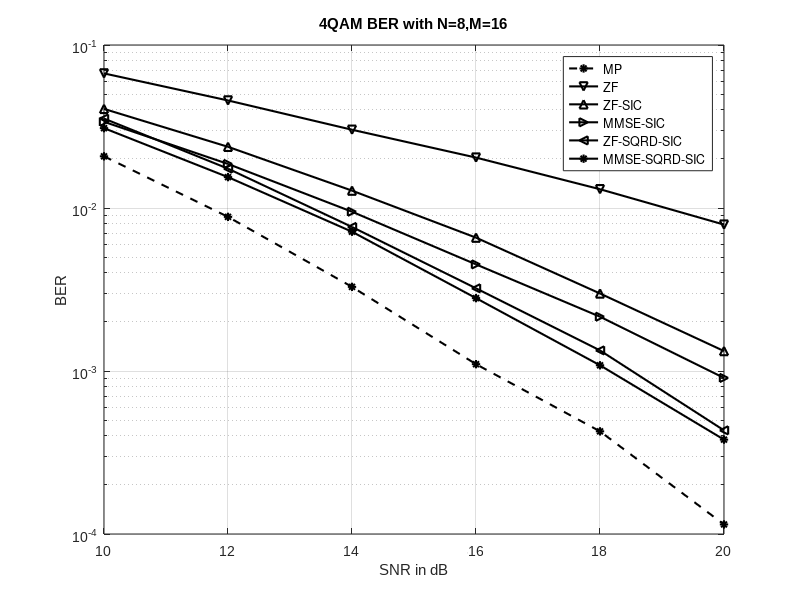
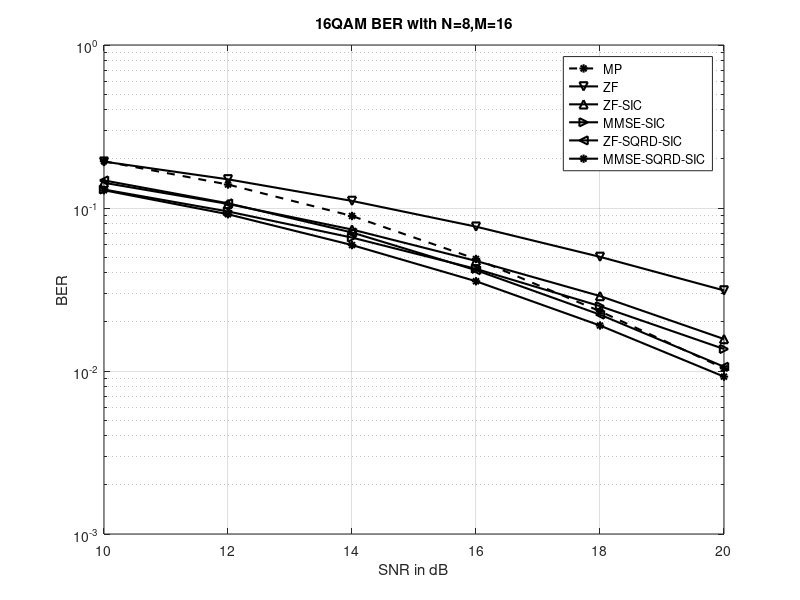
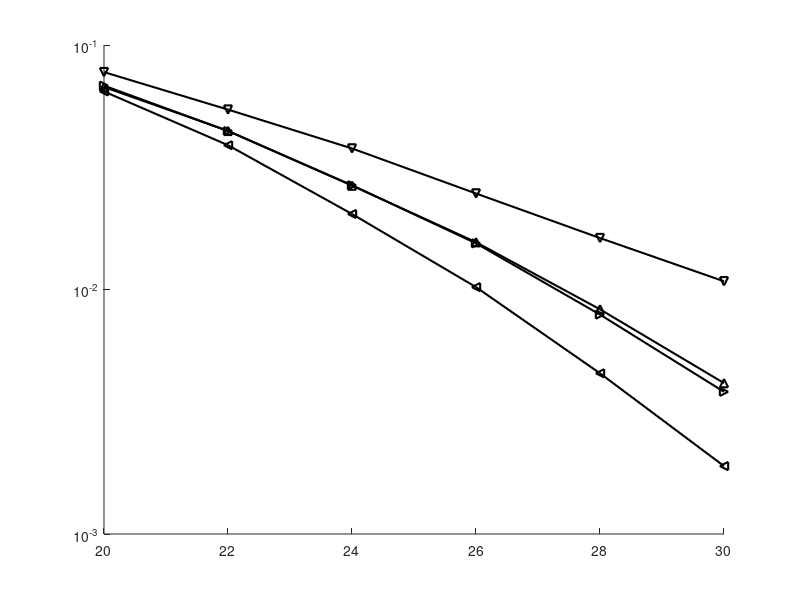

The MATLAB source for these figures, in order: (Note: this script raises an error after producing the figures.)
linewidth = 1.5;
figure
load('OTFS_4QAM_MN16x8_10_2_20_MP.mat')
semilogy(SNR_dB, err_ber_fram,'k--*','LineWidth',linewidth);
hold on
load('OTFS_4QAM_MN16x8_10_2_20_ZF.mat')
semilogy(SNR_dB, err_ber_fram,'k-v','LineWidth',linewidth);
load('OTFS_4QAM_MN16x8_10_2_20_ZFSIC.mat')
semilogy(SNR_dB, err_ber_fram,'k-^','LineWidth',linewidth);
load('OTFS_4QAM_MN16x8_10_2_20_MMSESIC.mat')
semilogy(SNR_dB, err_ber_fram,'k->','LineWidth',linewidth);
load('OTFS_4QAM_MN16x8_10_2_20_SQRD_ZFSIC.mat');
semilogy(SNR_dB, err_ber_fram,'k-<','LineWidth',linewidth);
load('OTFS_4QAM_MN16x8_10_2_20_SQRD_MMSESIC.mat');
semilogy(SNR_dB, err_ber_fram,'k-*','LineWidth',linewidth);


hold off
title(sprintf('4QAM BER with N=8,M=16'))
ylabel('BER'); xlabel('SNR in dB');grid on
legend('MP','ZF','ZF-SIC','MMSE-SIC','ZF-SQRD-SIC','MMSE-SQRD-SIC');
% set(gcf,'Color','none');
set(gca, 'FontName', 'Arial')
% export_fig 4QAM.eps
% export_fig 4QAM.pdf

figure 
load('OTFS_16QAM_MN16x8_10_2_20_MP.mat')
semilogy(SNR_dB, err_ber_fram,'k--*','LineWidth',linewidth);
hold on
load('OTFS_16QAM_MN16x8_10_2_20_ZF.mat')
semilogy(SNR_dB, err_ber_fram,'k-v','LineWidth',linewidth);
load('OTFS_16QAM_MN16x8_10_2_20_ZFSIC.mat')
semilogy(SNR_dB, err_ber_fram,'k-^','LineWidth',linewidth);
load('OTFS_16QAM_MN16x8_10_2_20_MMSESIC.mat')
semilogy(SNR_dB, err_ber_fram,'k->','LineWidth',linewidth);
load('OTFS_16QAM_MN16x8_10_2_20_SQRD_ZFSIC.mat');
semilogy(SNR_dB, err_ber_fram,'k-<','LineWidth',linewidth);
load('OTFS_16QAM_MN16x8_10_2_20_SQRD_MMSESIC.mat');
semilogy(SNR_dB, err_ber_fram,'k-*','LineWidth',linewidth);
hold off
title(sprintf('16QAM BER with N=8,M=16'))
ylabel('BER'); xlabel('SNR in dB');grid on
legend('MP','ZF','ZF-SIC','MMSE-SIC','ZF-SQRD-SIC','MMSE-SQRD-SIC');
% set(gcf,'Color','none');
% set(gca, 'FontName', 'Arial')
% export_fig 16QAM.eps
% export_fig 16QAM.pdf

figure 
% load('OTFS_64QAM_MN16x8_20_2_30_MP.mat')
% semilogy(SNR_dB, err_ber_fram,'k--*','LineWidth',linewidth);
hold on
load('OTFS_64QAM_MN16x8_20_2_30_ZF.mat')
semilogy(SNR_dB, err_ber_fram,'k-v','LineWidth',linewidth);
load('OTFS_64QAM_MN16x8_20_2_30_ZFSIC.mat')
semilogy(SNR_dB, err_ber_fram,'k-^','LineWidth',linewidth);
load('OTFS_64QAM_MN16x8_20_2_30_MMSESIC.mat')
semilogy(SNR_dB, err_ber_fram,'k->','LineWidth',linewidth);
load('OTFS_64QAM_MN16x8_20_2_30_SQRD_ZFSIC.mat');
semilogy(SNR_dB, err_ber_fram,'k-<','LineWidth',linewidth);
load('OTFS_64QAM_MN16x8_20_2_30_SQRD_MMSESIC.mat');
semilogy(SNR_dB, err_ber_fram,'k-*','LineWidth',linewidth);
hold off
title(sprintf('64QAM BER with N=8,M=16'))
ylabel('BER'); xlabel('SNR in dB');grid on
legend('ZF','ZF-SIC','MMSE-SIC','ZF-SQRD-SIC','MMSE-SQRD-SIC');
% set(gcf,'Color','none');
% set(gca, 'FontName', 'Arial')
% export_fig 16QAM.eps
% export_fig 16QAM.pdf






